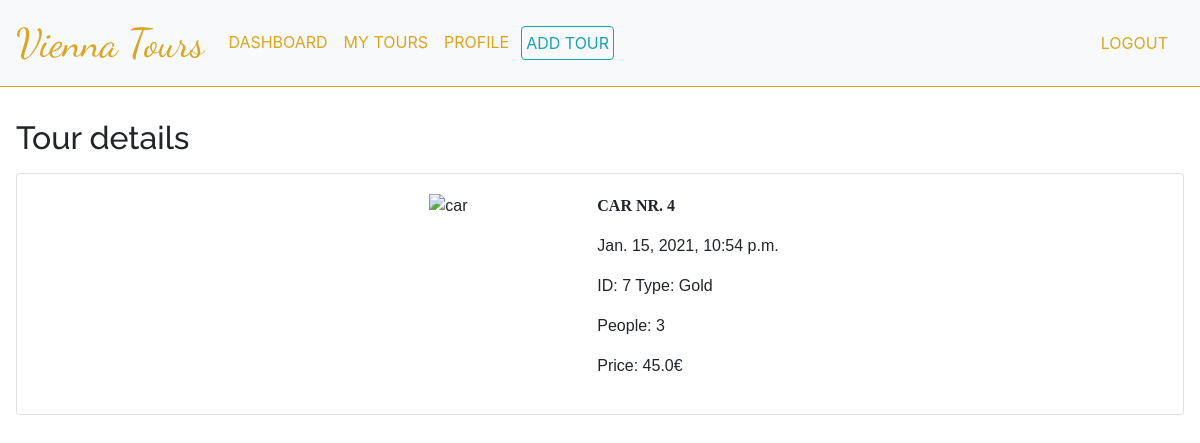
The page /users/tours/7/ (signed in) on the database its author committed.
### supervisor/models.py (models this page shows, shortened)
class Tour(models.Model):
    TOUR_CHOICES = (('Silver', 'Silver'), ('Gold', 'Gold'), ('Platinum', 'Platinum'))
    driverID = models.ForeignKey(User, on_delete=models.DO_NOTHING)  #TODO change to something else. If User is deleted, delete tours?
    carID = models.ForeignKey(Car, on_delete=models.DO_NOTHING) #TODO change to something else
    date = models.DateTimeField(default=timezone.now)
    duration = models.FloatField()
    tourType = models.CharField(max_length=20, choices=TOUR_CHOICES, default='Silver')
    people = models.IntegerField()
    price = models.FloatField()

class Car(models.Model):
    latitude = models.FloatField(default=0.0)
    longitude = models.FloatField(default=0.0)
    photoOption = models.ImageField(default='default.png', upload_to='car_pics')

### users/views.py (the view)
# urls.py: path('tours/<int:pk>/', TourDetailView.as_view(template_name='users/tour_detail.html'), name='tour-detail'),
class TourDetailView(DetailView):
    model = Tour

### users/templates/users/tour_detail.html
{% extends "nav-user.html" %}
{% block content %}
<div class="table-header">
    <h2>Tour details</h2>
</div>
<div class="card">
    <div class="employee-body card-body d-flex justify-content-center">
        <img class="inline employee-image" alt="car" src="{{ object.carID.image.url }}"/>
        <div class="inline employee-info">
            <p class="employee-name">Car Nr. {{ object.carID.id }}</p>
            <p class="tour-subtitle">{{ object.date }}</p>
            <p class="tour-subtitle">ID: {{ object.id }} Type: {{ object.tourType }}</p>
            <p class="tour-subtitle" >People: {{ object.people }}</p>
            <p class="tour-subtitle">Price: {{ object.price }}€</p>
        </div>
    </div>
 </div>
{% endblock content %}

### users/static/styles/style-user.css (style rules this page uses)
body { padding-bottom: 5em; }
.card { font-family: 'PT Sans Narrow', sans-serif; margin: 1em; }
.table-header { margin-top: 2em; margin-left: 1em; font-family: 'Raleway', sans-serif; }
.employee-image { width: 10rem; height: auto; margin: 0 0 0.5em 0.5em; }
div.inline { display: inline-block; }
.employee-info { padding-left: 0.5em; }
.employee-name { font-family: "Gill Sans MT", serif; text-transform: uppercase; font-weight: bold; }
body { font-family: "Lato", sans-serif; }

### rows shown on the page
Tour: carID.id "4", date "Jan. 15, 2021, 10:54 p.m.", id "7", tourType "Gold", people "3", price "45.0"
